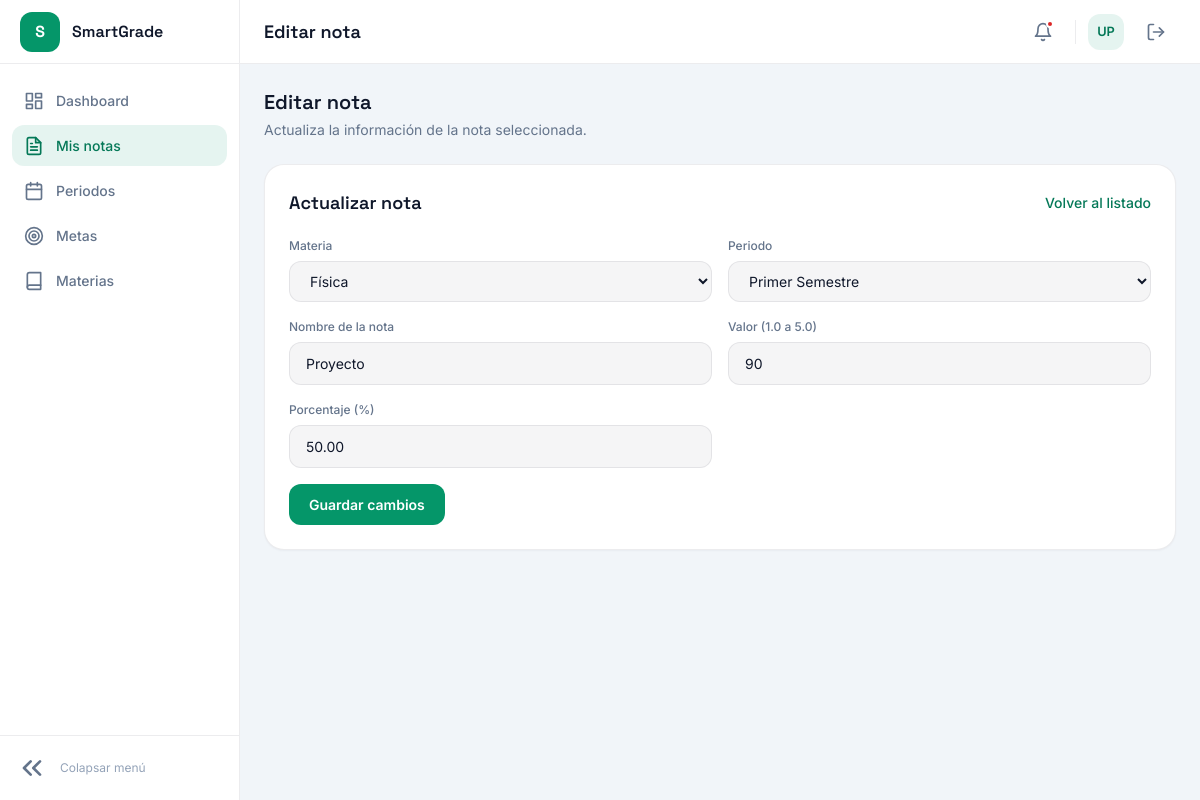
The page /views/grades/edit.php?id=6 (signed in) on the database as committed earlier.
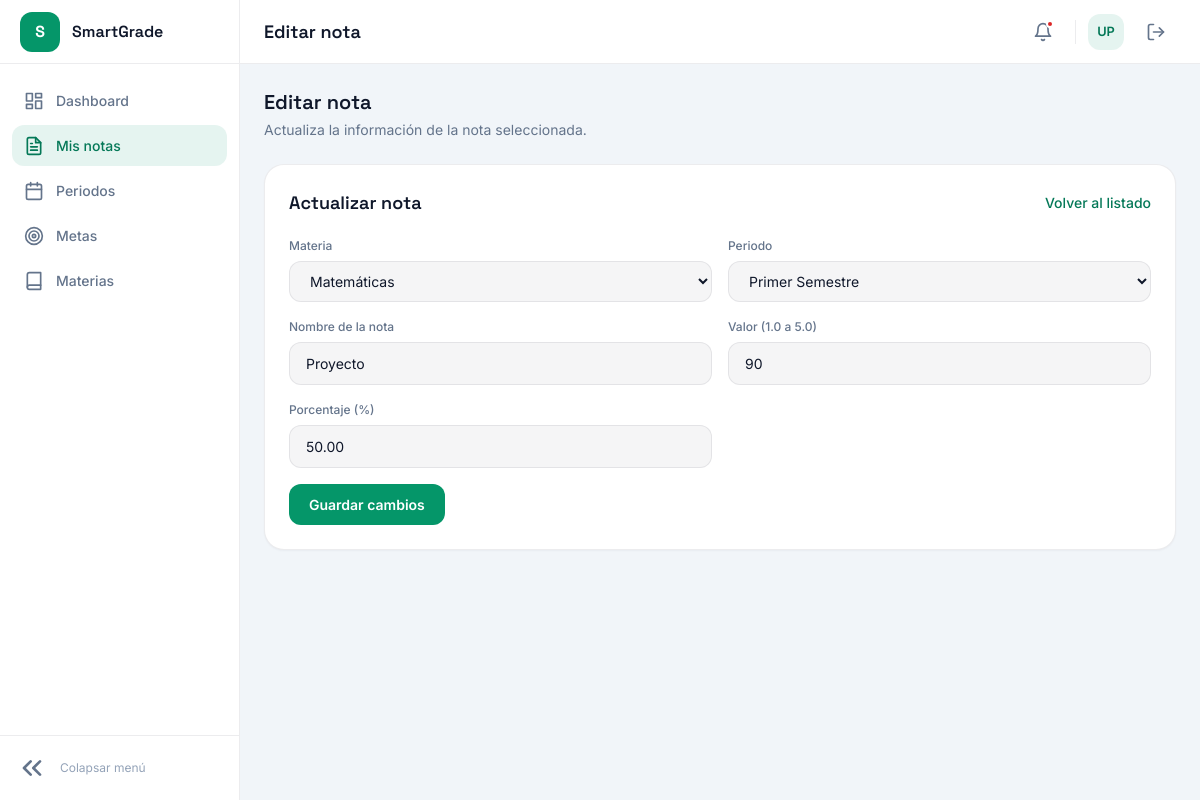
The same page on the database as committed later.
### tables this page shows
CREATE TABLE IF NOT EXISTS grades (
    id INT AUTO_INCREMENT PRIMARY KEY,
    subjet_id INT NOT NULL,
    term_id INT NOT NULL,
    user_id INT NOT NULL,
    name VARCHAR(100) NOT NULL,
    value BIGINT NOT NULL,
    percentage DECIMAL(5, 2) NOT NULL,
    created_at TIMESTAMP DEFAULT CURRENT_TIMESTAMP,
    updated_at TIMESTAMP DEFAULT CURRENT_TIMESTAMP ON UPDATE CURRENT_TIMESTAMP,
    FOREIGN KEY (subjet_id) REFERENCES subjets (id) ON DELETE CASCADE,
    FOREIGN KEY (term_id) REFERENCES terms (id) ON DELETE CASCADE,
    FOREIGN KEY (user_id) REFERENCES users (id) ON DELETE CASCADE
);

CREATE TABLE IF NOT EXISTS subjets (
    id INT AUTO_INCREMENT PRIMARY KEY,
    name VARCHAR(100) NOT NULL,
    user_id INT NOT NULL,
    teacher_name VARCHAR(100) NOT NULL,
    created_at TIMESTAMP DEFAULT CURRENT_TIMESTAMP,
    FOREIGN KEY (user_id) REFERENCES users (id) ON DELETE CASCADE
);

CREATE TABLE IF NOT EXISTS terms (
    id INT AUTO_INCREMENT PRIMARY KEY,
    name VARCHAR(100) NOT NULL,
    user_id INT NOT NULL,
    is_active BOOLEAN DEFAULT FALSE,
    created_at TIMESTAMP DEFAULT CURRENT_TIMESTAMP,
    FOREIGN KEY (user_id) REFERENCES users (id) ON DELETE CASCADE
);

### logic/grades/read.php (called while the page is built, shortened)
<?php
if (!function_exists('getUserSubjetsOptions')) {
    function getUserSubjetsOptions(PDO $pdo, int $user_id): array
    {
        $stmt = $pdo->prepare('SELECT id, name FROM subjets WHERE user_id = :user_id ORDER BY name ASC');
        $stmt->execute(['user_id' => $user_id]);
        return $stmt->fetchAll();
    }
}
if (!function_exists('getUserTermsOptions')) {
    function getUserTermsOptions(PDO $pdo, int $user_id): array
    {
        $stmt = $pdo->prepare('SELECT id, name FROM terms WHERE user_id = :user_id ORDER BY created_at DESC');
        $stmt->execute(['user_id' => $user_id]);
        return $stmt->fetchAll();
    }
}
if (!function_exists('getUserGradeById')) {
    function getUserGradeById(PDO $pdo, int $user_id, int $grade_id): ?array
    {
        $stmt = $pdo->prepare(
            'SELECT
                g.id,
                g.subjet_id,
                g.term_id,
                g.name,
                g.value,
                g.percentage,
                g.created_at
            FROM grades g
            INNER JOIN subjets s ON s.id = g.subjet_id
            INNER JOIN terms t ON t.id = g.term_id
            WHERE g.id = :grade_id
              AND s.user_id = :user_id
              AND t.user_id = :user_id
            LIMIT 1'
        );
        $stmt->execute([
            'grade_id' => $grade_id,
            'user_id' => $user_id,
        ]);
        $grade = $stmt->fetch();
        return $grade ?: null;
    }
}

### views/grades/edit.php (the view, shortened to what this page needs)
<?php
require_once __DIR__ . '/../../logic/db.php';
require_once __DIR__ . '/../../logic/grades/read.php';
$id = filter_var($_GET['id'] ?? null, FILTER_VALIDATE_INT, ['options' => ['min_range' => 1]]);
$active_page = 'notas';
$page_title = 'Editar nota';
$nav_base = '../';
$user_id = (int) $_SESSION['user_id'];
$grade = getUserGradeById($pdo, $user_id, (int) $id);
$subjets = getUserSubjetsOptions($pdo, $user_id);
$terms = getUserTermsOptions($pdo, $user_id);
$can_edit_grade = !empty($subjets) && !empty($terms);
$old = $_SESSION['grades_old'] ?? null;
$subjet_value = $old['subjet_id'] ?? (string) $grade['subjet_id'];
$term_value = $old['term_id'] ?? (string) $grade['term_id'];
$name_value = $old['name'] ?? $grade['name'];
$value_value = $old['value'] ?? (string) $grade['value'];
$percentage_value = $old['percentage'] ?? (string) $grade['percentage'];
?>
<!DOCTYPE html>
<html lang="es">
<head>
    <?php include __DIR__ . '/../header.php'; ?>
</head>
<body>
    <div class="app-shell">
        <?php include __DIR__ . '/../partials/sidebar.php'; ?>
        <div class="main-content">
            <?php include __DIR__ . '/../partials/topbar.php'; ?>
            <main class="p-6 space-y-6">
                <div>
                    <h2 class="font-display text-xl font-semibold text-heading">Editar nota</h2>
                    <p class="text-muted text-sm mt-1">Actualiza la información de la nota seleccionada.</p>
                </div>
                <section class="card p-6">
                    <div class="flex items-center justify-between gap-3 flex-wrap mb-5">
                        <h3 class="font-display text-lg font-semibold text-heading">Actualizar nota</h3>
                        <a href="index.php" class="text-sm link-accent">Volver al listado</a>
                    </div>
                    <form action="../../logic/grades/update.php" method="POST" class="grid md:grid-cols-2 gap-4" novalidate>
                        <div>
                            <label for="subjet_id" class="field-label">Materia</label>
                            <select id="subjet_id" name="subjet_id" class="input" <?= $can_edit_grade ? '' : 'disabled' ?> required>
                                <?php foreach ($subjets as $subjet): ?>
                                    <option value="<?= (int) $subjet['id'] ?>" <?= $subjet_value === (string) $subjet['id'] ? 'selected' : '' ?>>
                                        <?= htmlspecialchars($subjet['name'], ENT_QUOTES, 'UTF-8') ?>
                                    </option>
                                <?php endforeach; ?>
                            </select>
                        </div>
                        <div>
                            <label for="term_id" class="field-label">Periodo</label>
                            <select id="term_id" name="term_id" class="input" <?= $can_edit_grade ? '' : 'disabled' ?> required>
                                <?php foreach ($terms as $term): ?>
                                    <option value="<?= (int) $term['id'] ?>" <?= $term_value === (string) $term['id'] ? 'selected' : '' ?>>
                                        <?= htmlspecialchars($term['name'], ENT_QUOTES, 'UTF-8') ?>
                                    </option>
                                <?php endforeach; ?>
                            </select>
                        </div>
                        <div>
                            <label for="name" class="field-label">Nombre de la nota</label>
                            <input
                                type="text"
                                id="name"
                                name="name"
                                maxlength="100"
                                required
                                value="<?= htmlspecialchars($name_value, ENT_QUOTES, 'UTF-8') ?>"
                                class="input"
                                <?= $can_edit_grade ? '' : 'disabled' ?>>
                        </div>
                        <div>
                            <label for="value" class="field-label">Valor (1.0 a 5.0)</label>
                            <input
                                type="number"
                                id="value"
                                name="value"
                                min="1"
                                max="5"
                                step="0.1"
                                required
                                value="<?= htmlspecialchars($value_value, ENT_QUOTES, 'UTF-8') ?>"
                                class="input"
                                <?= $can_edit_grade ? '' : 'disabled' ?>>
                        </div>
                        <div>
                            <label for="percentage" class="field-label">Porcentaje (%)</label>
                            <input
                                type="number"
                                id="percentage"
                                name="percentage"
                                min="0.01"
                                max="100"
                                step="0.01"
                                required
                                value="<?= htmlspecialchars($percentage_value, ENT_QUOTES, 'UTF-8') ?>"
                                class="input"
                                <?= $can_edit_grade ? '' : 'disabled' ?>>
                        </div>
                        <div class="md:col-span-2">
                            <button type="submit" class="btn btn-primary" style="width: auto;" <?= $can_edit_grade ? '' : 'disabled' ?>>Guardar cambios</button>
                        </div>
                    </form>
                </section>
            </main>
        </div>
    </div>
</body>
</html>

### views/header.php (shortened to what this page needs)
<script src="https://cdn.tailwindcss.com"></script>
<link rel="stylesheet" href="./css/styles.css">
<link rel="stylesheet" href="../css/styles.css">

### views/partials/sidebar.php (shortened to what this page needs)
<?php
$active_page = $active_page ?? '';
$nav_base = $nav_base ?? '';
?>
<aside class="sidebar" id="sidebar">
    <div class="sidebar-header">
        <div class="brand-badge">S</div>
        <span class="sidebar-brand-text">SmartGrade</span>
    </div>
    <nav class="sidebar-nav">
        <a href="<?= htmlspecialchars($nav_base, ENT_QUOTES, 'UTF-8') ?>dashboard.php" class="nav-item <?= $active_page === 'dashboard' ? 'is-active' : '' ?>">
            <svg viewBox="0 0 24 24" fill="none" stroke="currentColor" stroke-width="2" stroke-linecap="round" stroke-linejoin="round">
                <rect x="3" y="3" width="7" height="9" />
                <rect x="14" y="3" width="7" height="5" />
                <rect x="14" y="12" width="7" height="9" />
                <rect x="3" y="16" width="7" height="5" />
            </svg>
            <span class="nav-label">Dashboard</span>
        </a>
        <a href="<?= htmlspecialchars($nav_base, ENT_QUOTES, 'UTF-8') ?>grades/index.php" class="nav-item <?= $active_page === 'notas' ? 'is-active' : '' ?>">
            <span class="nav-label">Mis notas</span>
        </a>
        <a href="<?= htmlspecialchars($nav_base, ENT_QUOTES, 'UTF-8') ?>terms/index.php" class="nav-item <?= $active_page === 'periodos' ? 'is-active' : '' ?>">
            <svg viewBox="0 0 24 24" fill="none" stroke="currentColor" stroke-width="2" stroke-linecap="round" stroke-linejoin="round">
                <rect x="3" y="4" width="18" height="18" rx="2" />
                <line x1="16" y1="2" x2="16" y2="6" />
                <line x1="8" y1="2" x2="8" y2="6" />
                <line x1="3" y1="10" x2="21" y2="10" />
            </svg>
            <span class="nav-label">Periodos</span>
        </a>
        <a href="<?= htmlspecialchars($nav_base, ENT_QUOTES, 'UTF-8') ?>goals/index.php" class="nav-item <?= $active_page === 'metas' ? 'is-active' : '' ?>">
            <svg viewBox="0 0 24 24" fill="none" stroke="currentColor" stroke-width="2" stroke-linecap="round" stroke-linejoin="round">
                <circle cx="12" cy="12" r="10" />
                <circle cx="12" cy="12" r="6" />
                <circle cx="12" cy="12" r="2" />
            </svg>
            <span class="nav-label">Metas</span>
        </a>
        <a href="<?= htmlspecialchars($nav_base, ENT_QUOTES, 'UTF-8') ?>subjets/index.php" class="nav-item <?= $active_page === 'materias' ? 'is-active' : '' ?>">
            <svg viewBox="0 0 24 24" fill="none" stroke="currentColor" stroke-width="2" stroke-linecap="round" stroke-linejoin="round">
                <path d="M4 19.5A2.5 2.5 0 0 1 6.5 17H20" />
                <path d="M6.5 2H20v20H6.5A2.5 2.5 0 0 1 4 19.5v-15A2.5 2.5 0 0 1 6.5 2z" />
            </svg>
            <span class="nav-label">Materias</span>
        </a>
    </nav>
    <div class="sidebar-footer">
        <button type="button" id="sidebarToggle" class="sidebar-toggle" aria-label="Colapsar menú">
            <svg viewBox="0 0 24 24" fill="none" stroke="currentColor" stroke-width="2" stroke-linecap="round" stroke-linejoin="round">
                <polyline points="11 17 6 12 11 7" />
                <polyline points="18 17 13 12 18 7" />
            </svg>
        </button>
        <span class="sidebar-footer-text text-dim" style="font-size: 0.75rem;">Colapsar menú</span>
    </div>
</aside>

### views/partials/topbar.php (shortened to what this page needs)
<?php
$page_title = $page_title ?? 'Dashboard';
$initials = '';
if (!empty($_SESSION['user_name'])) {
    $parts = explode(' ', trim($_SESSION['user_name']));
    $initials = strtoupper(substr($parts[0], 0, 1) . substr($parts[count($parts) - 1], 0, 1));
}
?>
<header class="topbar">
    <h1 class="font-display text-lg font-semibold text-heading"><?= htmlspecialchars($page_title, ENT_QUOTES, 'UTF-8') ?></h1>
    <div class="flex items-center gap-2 relative">
        <div class="relative">
            <button type="button" id="notifBtn" class="icon-btn" aria-label="Notificaciones">
                <svg viewBox="0 0 24 24" fill="none" stroke="currentColor" stroke-width="2" stroke-linecap="round" stroke-linejoin="round">
                    <path d="M18 8A6 6 0 0 0 6 8c0 7-3 9-3 9h18s-3-2-3-9" />
                    <path d="M13.73 21a2 2 0 0 1-3.46 0" />
                </svg>
                <span class="notif-dot"></span>
            </button>
        </div>
        <div class="flex items-center gap-3">
            <div class="avatar"><?= htmlspecialchars($initials, ENT_QUOTES, 'UTF-8') ?></div>
            <a href="../../logic/logout.php" class="icon-btn" aria-label="Cerrar sesión" title="Cerrar sesión">
                <svg viewBox="0 0 24 24" fill="none" stroke="currentColor" stroke-width="2" stroke-linecap="round" stroke-linejoin="round">
                    <path d="M9 21H5a2 2 0 0 1-2-2V5a2 2 0 0 1 2-2h4" />
                    <polyline points="16 17 21 12 16 7" />
                    <line x1="21" y1="12" x2="9" y2="12" />
                </svg>
            </a>
        </div>
    </div>
</header>

Rows that differ between the two databases and show on the page:
changed grades "Proyecto": subjet_id "Física" → "Matemáticas"
